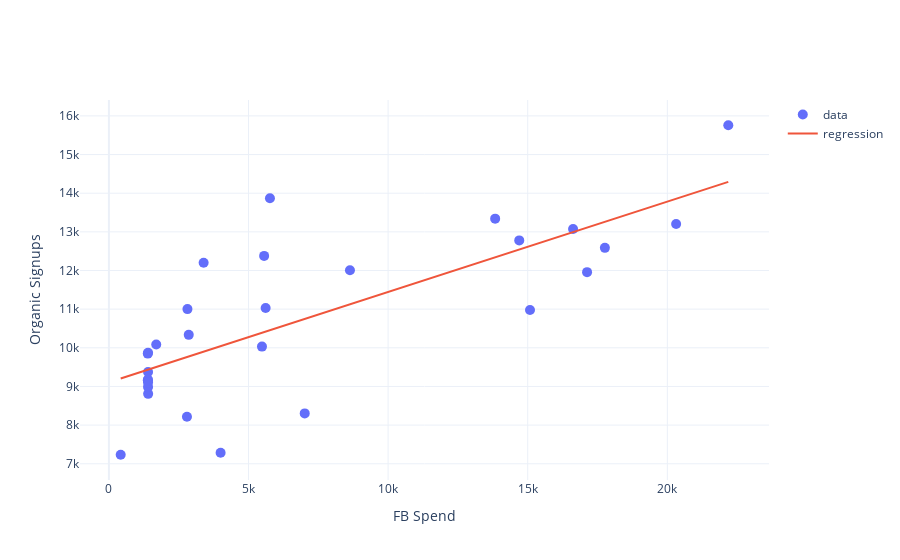

Notebook source saved alongside this figure:
### Code cell
fig = go.Figure([
    go.Scatter(name='data', y=mx_data['Organic Signups'], x=mx_data['fb_spend'], mode='markers',
              marker=dict(size=10)),
    go.Scatter(name='regression', y=(res.slope*mx_data['fb_spend'])+res.intercept, x=mx_data['fb_spend'])
])

fig.update_layout(yaxis=dict(title='Organic Signups'),
                 xaxis=dict(title='FB Spend'))

fig.show()

### Figure 1 — Plotly figure (JSON) as saved in the notebook; plotly's stock layout.template omitted (floating-point values rounded to 4 significant figures)
{"data": [{"marker": {"size": 10}, "mode": "markers", "name": "data", "type": "scatter", "x": [8634, 13834, 15082, 14697, 17126, 17764, 20316, 22184, 16625, 5768, 5560, 5614, 5483, 7014, 4001, 2796, 2814, 1696, 1396, 1402, 1406, 1393, 1402, 1403, 1397, 1402, 2860, 3393, 423], "y": [12006, 13342, 10976, 12779, 11957, 12586, 13202, 15758, 13073, 13868, 12378, 11031, 10031, 8303, 7285, 8217, 11001, 10085, 9160, 9372, 8809, 9850, 8984, 9873, 9176, 9101, 10335, 12200, 7233]}, {"name": "regression", "type": "scatter", "x": [8634, 13834, 15082, 14697, 17126, 17764, 20316, 22184, 16625, 5768, 5560, 5614, 5483, 7014, 4001, 2796, 2814, 1696, 1396, 1402, 1406, 1393, 1402, 1403, 1397, 1402, 2860, 3393, 423], "y": [11120.0, 12340.0, 12630.0, 12540.0, 13110.0, 13260.0, 13860.0, 14290.0, 12990.0, 10450.0, 10410.0, 10420.0, 10390.0, 10750.0, 10040.0, 9760.0, 9764.0, 9503.0, 9432.0, 9434.0, 9435.0, 9432.0, 9434.0, 9434.0, 9433.0, 9434.0, 9775.0, 9899.0, 9205.0]}], "layout": {"xaxis": {"title": {"text": "FB Spend"}}, "yaxis": {"title": {"text": "Organic Signups"}}}}
